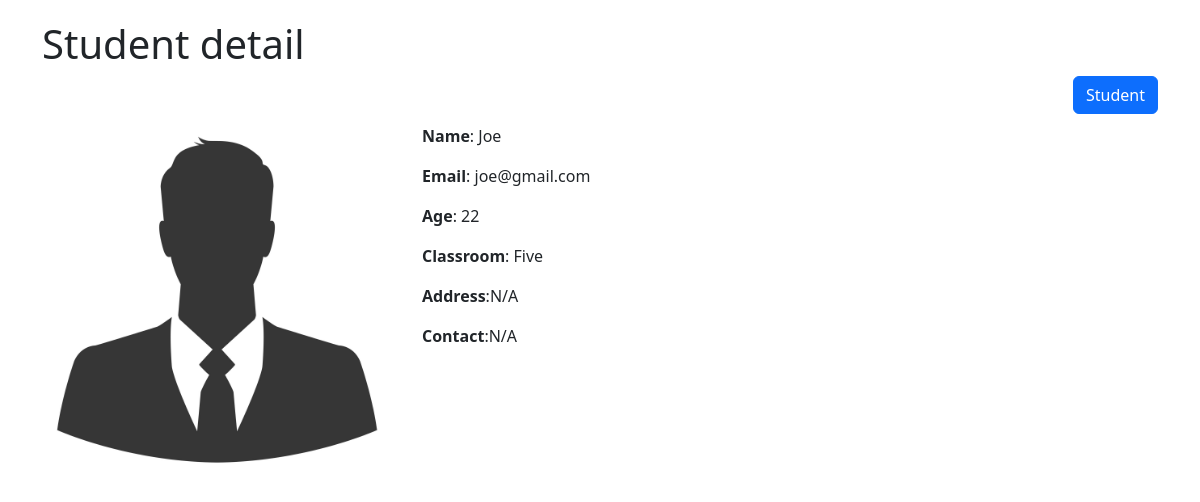
Screenshot of /student/1 with the database file from the repository.
### CRUD/models.py (models this page shows, shortened)
class Student(models.Model):
    name = models.CharField(max_length=20)
    email = models.EmailField()
    age = models.IntegerField()
    classroom = models.ForeignKey(ClassRoom, on_delete = models.CASCADE,
                                  related_name="classroom_students")

class ClassRoom(models.Model):
    name = models.CharField(max_length=20)

### CRUD/views.py (the view)
# urls.py: path("student/<int:id>", student_detail, name="student_detail"),
def student_detail(request, id):
    student = Student.objects.get(id=id)
    return render(request, template_name="CRUD/student_detail.html", context={"title":"Student detail", "student": student})

### CRUD/templates/CRUD/student_detail.html
{% extends 'CRUD/base.html' %}
{% load static %}
{% block content %}
    <h1>{{title}}</h1>
        <a class="btn btn-primary" style="float: right;" href = "{% url 'crud_student' %}">Student</a>
    <br><br>
    <div class="row">
    <div class="col-md-4">
        {% if student.studentprofile.profile_picture %}
            <img src="{{student.studentprofile.profile_picture.url}}"style="height: 350px; width=100px">
        {% else %}
            <img src="{% static 'CRUD/default_pp.jpeg'%}"style="height: 350px; width=100px">
        {% endif %}
    </div>
    <div class="col-md-8">
        <p><b>Name</b>: {{student.name}}</p>
        <p><b>Email</b>: {{student.email}}</p>
        <p><b>Age</b>: {{student.age}}</p>
        <p><b>Classroom</b>: {{student.classroom.name}}</p>
        {% if student.studentprofile %}
            <p><b>Address</b>: {{student.studentprofile.address}}</p>
            <p><b>Contact</b>: {{student.studentprofile.contact}}</p>
        {% else %}
        <p><b>Address</b>:N/A</p>
        <p><b>Contact</b>:N/A</p>
        {% endif %}
    </div>
</div>
{% endblock %}

### rows the page displays
Student: name "Joe", email "joe@gmail.com", age "22", classroom.name "Five"

### other values shown
{{ title }} "Student detail"
